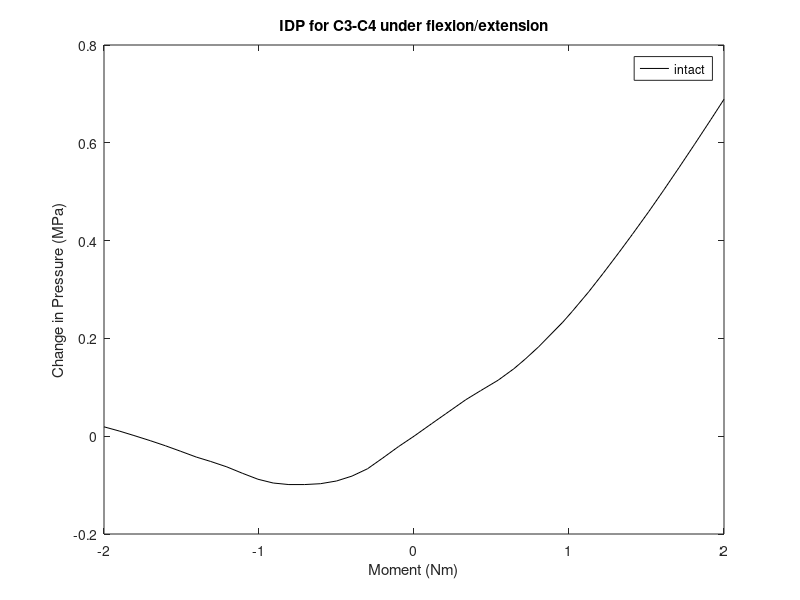
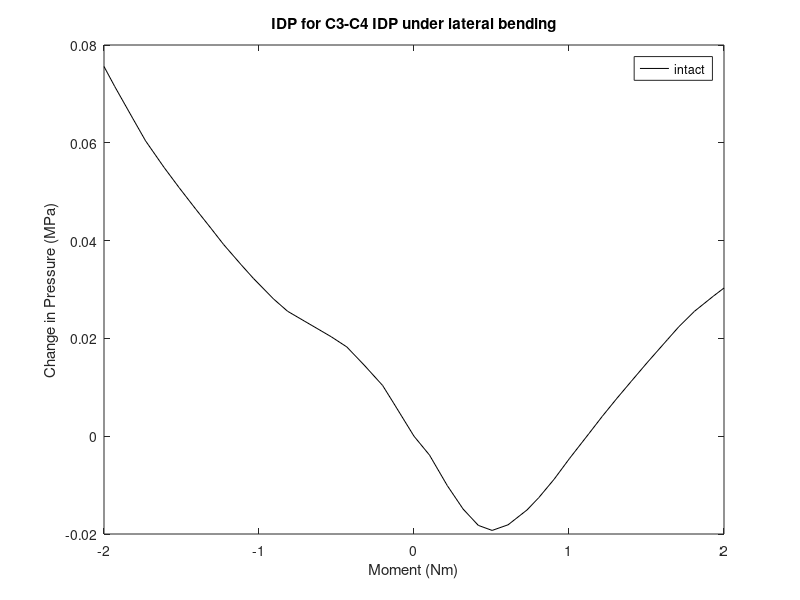
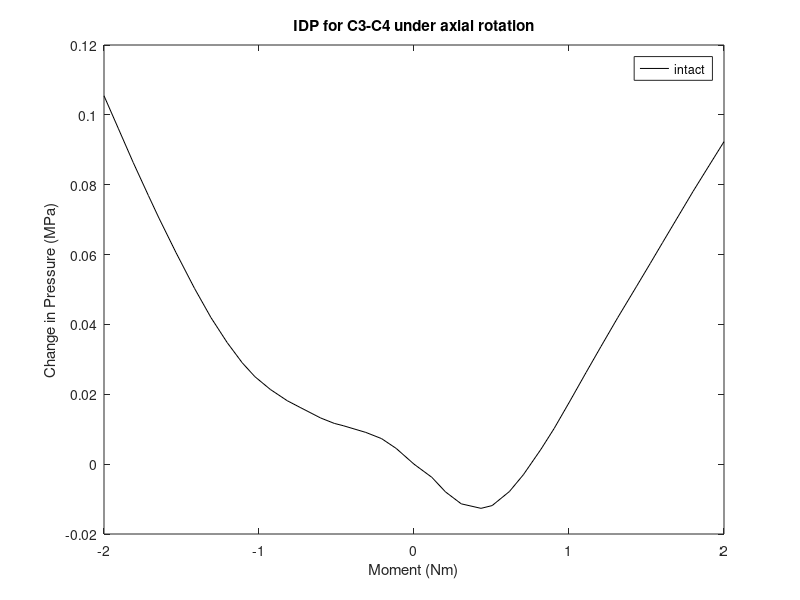

The MATLAB source for these figures, in order:
%% this script plots average IDP for the c3-c4 nucleus pulposus under flexion/extension, lateral bending, and axial rotation
% intact
%% flexion/extension (4n4p) c3-c4 Average IDP
%4n
p4n=[0.843549 0.822281 0.799287 0.776942 0.761994 0.751949 0.746399 0.744644 0.744646 0.747809 0.755504 0.767828 0.780817 0.791848 0.800884 0.812568 0.823898 0.834474 0.844945 0.854151 0.862728];
x4n=[2 2.05 2.1 2.15 2.2 2.25 2.30198 2.35365 2.40358 2.45421 2.50322 2.55384 2.60384 2.65565 2.70225 2.75206 2.80139 2.85108 2.90339 2.95085 3];

%4p
p4p=[0.843549 0.869418 0.889436 0.918199 0.936568 0.958138 0.981579 1.00123 1.02609 1.07662 1.09856 1.13859 1.17661 1.2199 1.25621 1.30327 1.34578 1.39261 1.43985 1.49145 1.53255];
x4p=[2 2.0575 2.1025 2.16719 2.21465 2.2716 2.32233 2.35879 2.40155 2.47973 2.51017 2.56326 2.61022 2.66193 2.70424 2.75779 2.80445 2.8546 2.90442 2.95797 3];

% delta loop
for n=1:20
    p4n1(n)=[p4n(n+1)-p4n(1)];
    p4p1(n)=[p4p(n+1)-p4p(1)];
end

% zero data and join
x4n1=-2*(x4n-2);
x4p1=[(x4p-2)*2];
p4p2=[0,p4p1];
x4=[flip(x4n1(2:21)),x4p1];
p4=[flip(p4n1),p4p2];

%plot
figure(1)
f1=plot(x4,p4,'k');
ylabel('Change in Pressure (MPa)')
xlabel('Moment (Nm)')
title('IDP for C3-C4 under flexion/extension')
legend(f1,'intact')
hold on

%% lateral bending (5n5p) c3-c4 Average IDP
%5n
p5n=[0.843549 0.850497 0.853925 0.858082 0.861812 0.863884 0.865452 0.867118 0.8691 0.871606 0.875822 0.878572 0.882739 0.886088 0.889963 0.894346 0.898527 0.903943 0.908466 0.915049 0.919156];
x5n=[2 2.0675 2.10125 2.16062 2.21688 2.26697 2.30924 2.35429 2.40779 2.45293 2.51808 2.55698 2.61406 2.65527 2.70375 2.75725 2.8064 2.86587 2.90654 2.96524 3];

%5p
p5p=[0.843549 0.83969 0.833465 0.82865 0.825311 0.824282 0.825434 0.828473 0.830984 0.834752 0.838969 0.844078 0.847642 0.851309 0.854814 0.858558 0.863294 0.865924 0.86909 0.872198 0.873853 ];
x5p=[2 2.05 2.10719 2.15841 2.20749 2.25204 2.30359 2.36468 2.40251 2.45207 2.50137 2.56422 2.60772 2.65475 2.70141 2.75163 2.81747 2.85415 2.90465 2.96581 3 ];

% delta loop
for n=1:20
    p5n1(n)=[p5n(n+1)-p5n(1)];
    p5p1(n)=[p5p(n+1)-p5p(1)];
end

% zero data and join
x5n1=-2*(x5n-2);
x5p1=[(x5p-2)*2];
p5p2=[0,p5p1];
x5=[flip(x5n1(2:21)),x5p1];
p5=[flip(p5n1),p5p2];

%plot
figure(2)
d1=plot(x5,p5,'k');
ylabel('Change in Pressure (MPa)')
xlabel('Moment (Nm)')
title('IDP for C3-C4 IDP under lateral bending')
legend([d1],'intact')
hold on

%% axial rotation (6n6p) c3-c4 Average IDP
%6n
p6n=[0.843549 0.848054 0.850862 0.852634 0.854567 0.855216 0.856777 0.859791 0.861712 0.864924 0.868603 0.872553 0.878354 0.885495 0.893868 0.904079 0.913958 0.92046 0.929885 0.939716 0.949018 ];
x6n=[2 2.0575 2.1047 2.15542 2.22863 2.25714 2.30144 2.3674 2.40898 2.46323 2.51338 2.55396 2.60266 2.65487 2.708 2.76753 2.82255 2.85683 2.90566 2.95411 3];

%6p
p6p=[0.843549 0.83978 0.835594 0.832185 0.830895 0.831685 0.835703 0.840546 0.847837 0.853759 0.861628 0.869806 0.877196 0.885447 0.894456 0.900974 0.906967 0.914896 0.921659 0.928959 0.935878];
x6p=[2 2.0575 2.10171 2.15243 2.21614 2.25202 2.3077 2.35301 2.40975 2.45206 2.50317 2.55517 2.6029 2.65687 2.71794 2.76183 2.80173 2.85494 2.90035 2.95138 3];

% delta loop
for n=1:20
    p6n1(n)=[p6n(n+1)-p6n(1)];
    p6p1(n)=[p6p(n+1)-p6p(1)];
end

% zero data and join
x6n1=-2*(x6n-2);
x6p1=[(x6p-2)*2];
p6p2=[0,p6p1];
x6=[flip(x6n1(2:21)),x6p1];
p6=[flip(p6n1),p6p2];

%plot
figure(3)
s1=plot(x6,p6,'k');
ylabel('Change in Pressure (MPa)')
xlabel('Moment (Nm)')
title('IDP for C3-C4 under axial rotation')
legend([s1],'intact')
hold on
